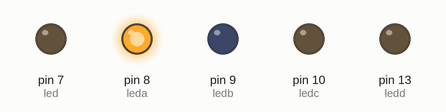
Recording of a sketch running on a simulated Arduino Uno, built with avr-gcc and run on an emulated ATmega328P. Shown: output pins drawn as LEDs (lit = HIGH).

Above: at 0.5 s.
At 1.5 s:
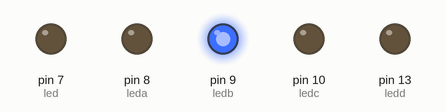
At 2.5 s:
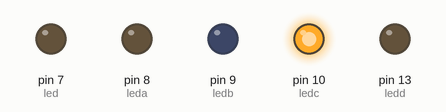
At 3.5 s:
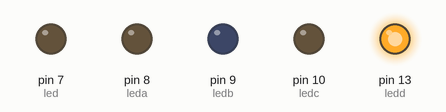
At 4.5 s:
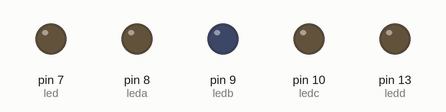
Timing chart, 0 to 6.5 s (numbered marks = the images above):
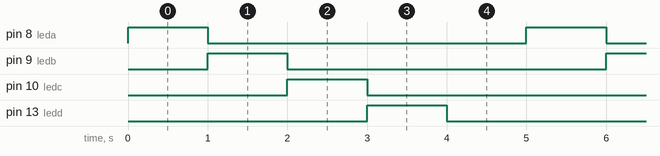

The sketch:

LEDS_EM_SEQUENCIA.ino
```cpp
int led = 7;
int leda = 8;
int ledb = 9;
int ledc = 10;
int ledd = 13;

void setup() {

pinMode(led, OUTPUT);
pinMode(leda, OUTPUT);
pinMode(ledb, OUTPUT);
pinMode(ledc, OUTPUT);
pinMode(ledd, OUTPUT);
}
void loop() {
// o led fica aceso durante o tempo de delay e apaga
digitalWrite(leda, HIGH);
delay(1000);
digitalWrite(leda, LOW);
digitalWrite(ledb, HIGH);
delay(1000);
digitalWrite(ledb, LOW);
digitalWrite(ledc, HIGH);
delay(1000);
digitalWrite(ledc, LOW);
digitalWrite(ledd, HIGH);
delay(1000);
digitalWrite(ledd, LOW);

delay(1000);

}
```

Measured:
- by itself, pin 8 (leda), pin 9 (ledb), pin 10 (ledc), pin 13 (ledd): alternates HIGH for 1.0 s and LOW for 4.0 s
- by itself, everything shown: repeats every 5.0 s, in 5 steps
